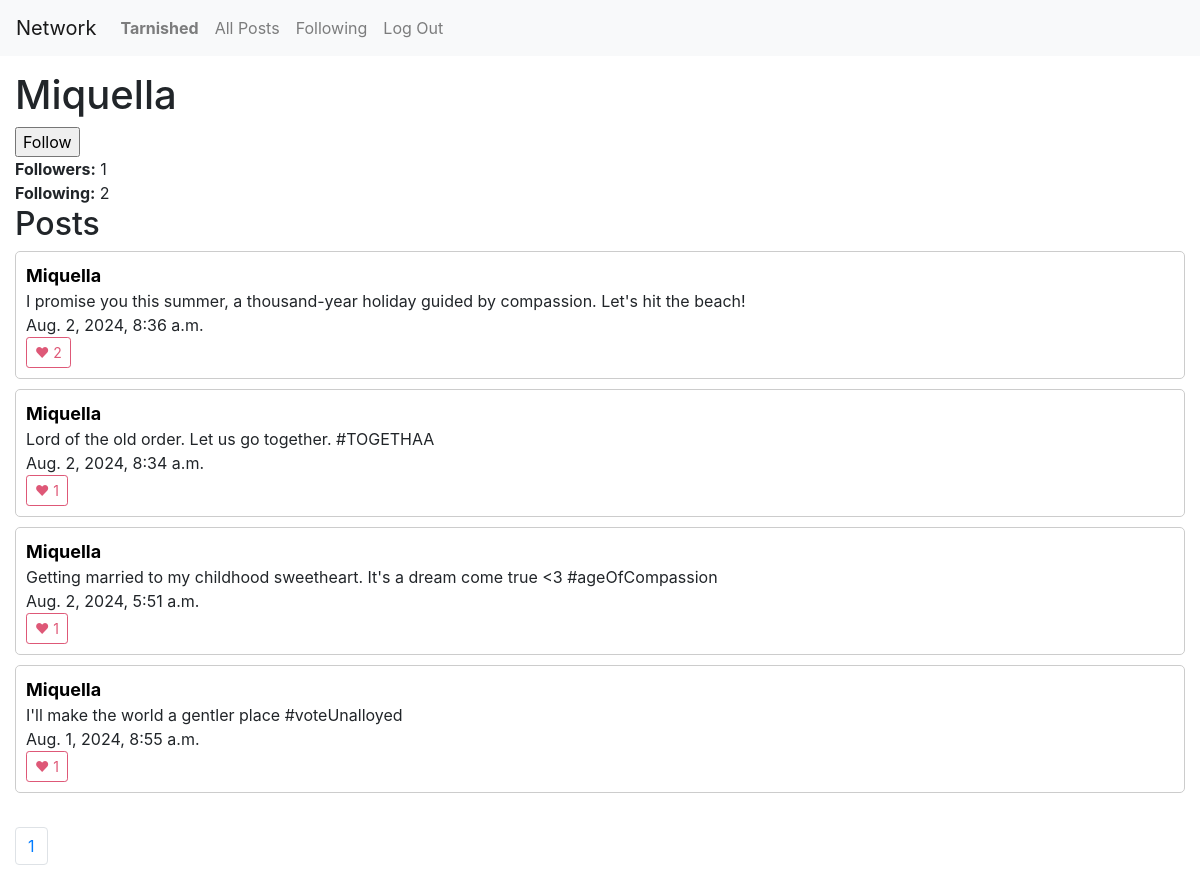
/users/Miquella/page1 (signed in), run on the app's committed database.
### network/models.py (models this page shows, shortened)
class User(AbstractUser):
    followers = models.ManyToManyField('self', related_name="following", null=True)
    following = models.ManyToManyField('self', related_name="followers",null=True)

class Post(models.Model):
    user = models.ForeignKey("User", on_delete=models.CASCADE, related_name="posts")
    content = models.TextField(blank=True)
    timestamp = models.DateTimeField(auto_now_add=True)
    likes = models.IntegerField(default=0)
    likes_users = models.ManyToManyField("User", related_name="likes", null=True)

### network/views.py (the view)
# urls.py: path("users/<str:username>/page<int:page_num>", views.user, name="user"),
def user(request, username, page_num):
    user_data = User.objects.filter(username=username)[0]
    posts = Post.objects.filter(user=user_data)
    posts = posts.order_by("-timestamp").all()
    if request.user.id == user_data.id:
        not_user = False
        is_following = None
    else:
        not_user = True
        is_following = request.user.followers.filter(id=user_data.id).exists()
    p = Paginator(posts, 10)
    page_obj = p.get_page(page_num)
    prev_page = None
    has_prev_page = False
    if page_obj.has_previous():
        prev_page = page_obj.previous_page_number()
        has_prev_page = True
    next_page = None
    has_next_page = False
    if page_obj.has_next():
        next_page = page_obj.next_page_number()
        has_next_page = True
    return render(request, 'network/user.html', {
        "user_data": user_data,
        "username": user_data.username,
        "followers": user_data.followers.count(),
        "following": user_data.following.count(),
        "posts": page_obj,
        "not_user": not_user,
        "is_following": is_following,
        "pages": p,
        "has_prev_page": has_prev_page,
        "prev_page": prev_page,
        "has_next_page": has_next_page,
        "next_page": next_page,
    })

### network/templates/network/user.html (shortened to what this page needs)
{% extends "network/layout.html" %}
{% load static %}
{% block body %}
    <h1>{{ username }}</h1>
    <div class="button-container">
        {% if not_user %}
            {% if is_following %}
                <form action="{% url 'unfollow' user_data.id %}" method="post">
                    {% csrf_token %}
                    <input type="submit" value="Unfollow" class="top-btn">
                </form>
            {% else %}
                <form action="{% url 'follow' user_data.id %}" method="post" class="top-btn">
                    <input class="top-btn" type="submit" value="Follow">
                </form>
            {% endif %}
        {% endif %}
    </div>
    <b>Followers:</b> {{ followers }} <br>
    <b>Following:</b> {{ following }}
    <h2>Posts</h2>
    {% for post in posts %}
        <div id="post-container">
            <a href="{% url 'user' post.user.username 1 %}" class="username-link">{{ post.user.username }}</a>
            <div id="content-{{ post.id }}">{{ post.content }}</div>
            {{ post.timestamp }} <br>
            <button id="like-{{ post.id }}" onclick="toggle_like({{ post.id }})" class="like-btn">♥ {{ post.likes_users.count }}</button>
        </div>
    {% endfor %}
    <br>
    <nav aria-label="Page navigation example">
        <ul class="pagination">
          {% for page in pages %}
            <li class="page-item"><a class="page-link"  href="{% url 'user' username page.number%}">{{ page.number }}</a></li>
          {% endfor %}
        </ul>
      </nav>
{% endblock %}

### network/templates/network/layout.html (shortened to what this page needs)
{% load static %}
<!DOCTYPE html>
<html lang="en">
    <head>
        <link rel="stylesheet" href="https://stackpath.bootstrapcdn.com/bootstrap/4.4.1/css/bootstrap.min.css">
        <link href="{% static 'network/styles.css' %}" rel="stylesheet">
    </head>
    <body>
        <nav class="navbar navbar-expand-lg navbar-light bg-light">
            <a class="navbar-brand" href="#">Network</a>
            <div>
              <ul class="navbar-nav mr-auto">
                {% if user.is_authenticated %}
                    <li class="nav-item">
                        <a id="nav-username" class="nav-link" href="{% url 'user' user.username 1 %}"><strong>{{ user.username }}</strong></a>
                    </li>
                {% endif %}
                <li class="nav-item">
                  <a class="nav-link" href="{% url 'index' %}">All Posts</a>
                </li>
                {% if user.is_authenticated %}
                    <li class="nav-item">
                        <a class="nav-link" href="{% url 'following' 1%}">Following</a>
                    </li>
                    <li class="nav-item">
                        <a class="nav-link" href="{% url 'logout' %}">Log Out</a>
                    </li>
                {% endif %}
              </ul>
            </div>
          </nav>
        <div class="body">
            {% block body %}
            {% endblock %}
        </div>
    </body>
</html>

### network/static/network/styles.css (style rules this page uses)
.body { margin:15px; }
#post-container { align-items: center; border: 1px solid #ccc; padding: 10px; margin-bottom: 10px; border-radius: 5px; }
.username-link { color:black; font-weight: bold; font-size: large; }
.like-btn { display: inline-block; font-weight: 400; text-align: center; vertical-align: middle; user-select: none; background-color: transparent; border: 1px solid transparent; transition: color .15s ease-in-out,background-color .15s ease-in-out,border-color .15s ease-in-out,box-shadow .15s ease-in-out; padding: .25rem .5rem; font-size: .875rem; line-height: 1.5; border-radius: .2rem; color: #de5877; border-color: #de5877; }

### data on the page
User: username "Tarnished"
User: username "Miquella"
Post: user.username "Miquella", content "I promise you this summer, a thousand-year holiday guided by compassion. Let's hit the beach!", timestamp "Aug. 2, 2024, 8:36 a.m.", likes_users.count "2"
Post: user.username "Miquella", content "Lord of the old order. Let us go together. #TOGETHAA", timestamp "Aug. 2, 2024, 8:34 a.m.", likes_users.count "1"
Post: user.username "Miquella", content "Getting married to my childhood sweetheart. It's a dream come true <3 #ageOfCompassion", timestamp "Aug. 2, 2024, 5:51 a.m.", likes_users.count "1"
Post: user.username "Miquella", content "I'll make the world a gentler place #voteUnalloyed", timestamp "Aug. 1, 2024, 8:55 a.m.", likes_users.count "1"

### other printed values
{{ followers }} "1"
{{ following }} "2"
{{ page.number }} "1"
